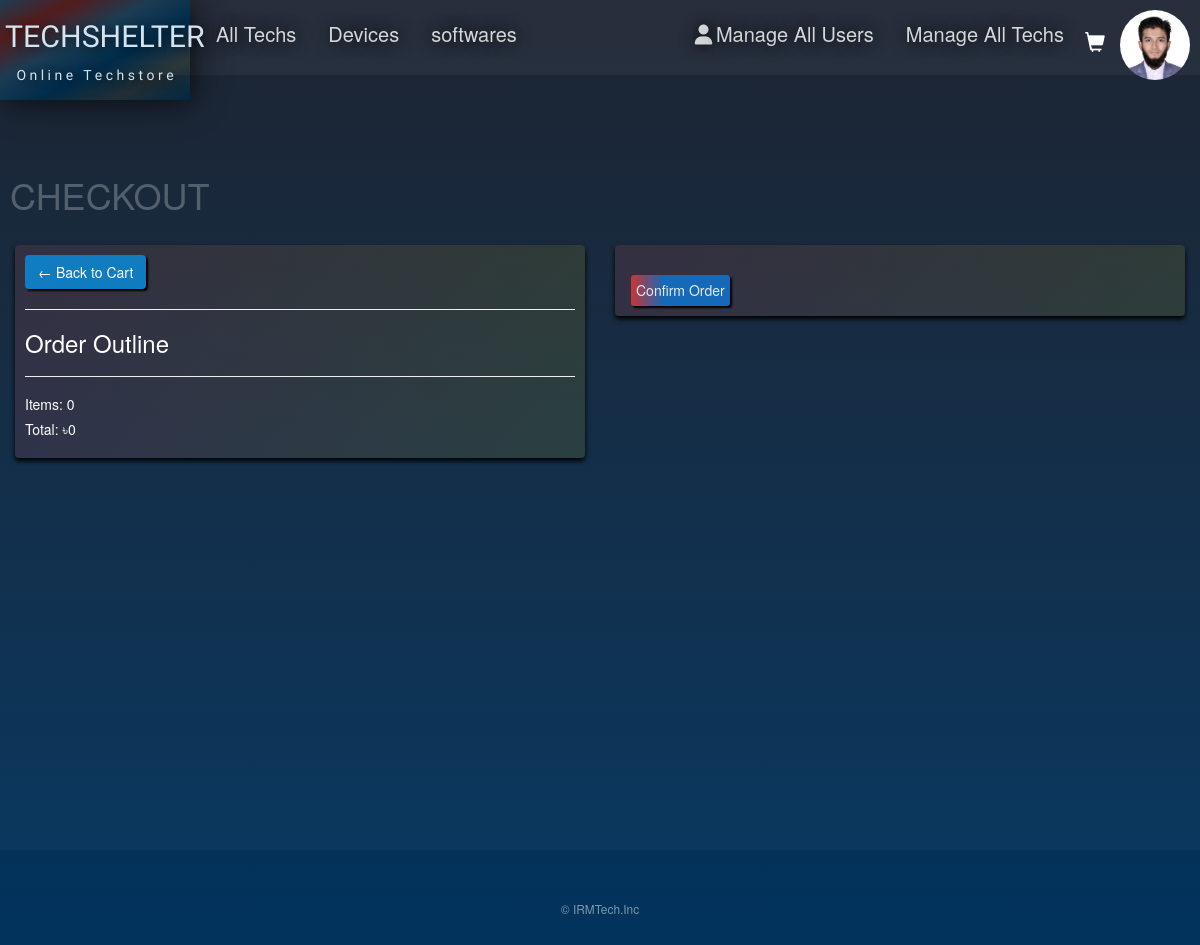
Screenshot of /checkout/ (signed in) with the database file from the repository.
### TechShelterApp/models.py (models this page shows, shortened)
class User(AbstractUser):
    image = models.ImageField(null=True, blank=True)
    location = models.CharField(max_length=30, blank=True)
    CUSTOMER = 'Customer'
    SELLER = 'Seller'
    USER_TYPE_CHOICES = [(CUSTOMER, 'Customer'),(SELLER, 'Seller')]
    usertype = models.CharField(max_length=8,choices=USER_TYPE_CHOICES,default=CUSTOMER)
    def __str__(self):
    	return self.username
    @property
    def imageURL(self):
    	try:
    		url = self.image.url
    	except:
    		url = 'https://ssl.gstatic.com/images/branding/product/2x/avatar_square_grey_512dp.png'
    	return url

class OrderInfo(models.Model):
	customer = models.ForeignKey(User, on_delete=models.CASCADE, null=True, blank=True)
	date_ordered = models.DateTimeField(auto_now_add=True)
	complete = models.BooleanField(default=False)
	transaction_id = models.CharField(max_length=100, null=True)
	@property
	def shipping(self):#get if the item is digital or physical
		shipping = False
		orderedtechs = self.orderedtech_set.all() # reverse relation with OrderedTech (get all the OrderedTech objects belong to a single OrderInfo object)
		for orderedtech in orderedtechs:
			if orderedtech.tech.digital == False:
				shipping = True
		return shipping
	@property
	def get_cart_total_price(self):#get price total for items in cart
		orderedtechs = self.orderedtech_set.all() # reverse relation with OrderedTech (get all the OrderedTech objects belong to a single OrderInfo object)
		cart_total_price=sum([orderedtech.get_total_price for orderedtech in orderedtechs])
		return cart_total_price
	@property
	def get_cart_item_quantity(self):#get number of items in cart
		orderedtechs = self.orderedtech_set.all() # reverse relation with OrderedTech (get all the OrderedTech objects belong to a single OrderInfo object)
		cart_item_quantity=sum([orderedtech.quantity for orderedtech in orderedtechs])
		return cart_item_quantity

### TechShelterApp/views.py (the view, shortened to what this page needs)
# urls.py: path('checkout/', views.checkout, name="checkout"),
def checkout(request):
    if request.user.is_authenticated:
        logged_in_user = request.user
        orderinfo, created = OrderInfo.objects.get_or_create(customer=logged_in_user, complete=False)
        orderedtechs = orderinfo.orderedtech_set.all()
        form = DeliveryForm(request.POST, request.FILES)
    context = {'logged_in_user':logged_in_user, 'orderedtechs':orderedtechs,'orderinfo':orderinfo, 'form':form}
    return render(request, 'TechShelterApp/checkout.html',context)

### TechShelterApp/Templates/TechShelterApp/checkout.html (shortened to what this page needs)
{% extends 'TechShelterApp/main.html' %}
{% load static %}
{% load widget_tweaks %}
{% load crispy_forms_tags %}
{% block content %}
<h1 style="padding-left:10px; padding-bottom: 15px; color:rgba(255, 255, 255, 0.26)">CHECKOUT</h1>
<div class="row"  style="margin: 0px 0px;">
     <div class="col-lg-6">
		<div class="box-element"  style="color:white; background-color:rgba(0, 0, 0, 0); background-image: linear-gradient(to right, #fc5a5a1e, rgba(255, 230, 0, 0.096) ); box-shadow: 0px 3px 5px black;" >
               <a  class="btn btn-outline-dark" href="{% url 'cart' %}"  style="color:rgb(254, 254, 255); background-color: rgba(0, 162, 255, 0.671); box-shadow: 2px 2px 2px black;">&#x2190; Back to Cart</a>
			<hr>
			<h3>Order Outline</h3>
               <hr>
			<h5>Items:   {{orderinfo.get_cart_item_quantity}}</h5>
			<h5>Total:   ৳{{orderinfo.get_cart_total_price}}</h5>
		</div>
     </div>
	<div class="col-lg-6" >
		<div class="box-element" id="form-wrapper"  style="color:white; background-color:rgba(0, 0, 0, 0); background-image: linear-gradient(to right, #fc5a5a1e, rgba(255, 230, 0, 0.096) ); box-shadow: 0px 3px 5px black;">
               <form method="post">
                    <button id="make-payment" class="pay" type="submit" style="margin-top: 20px;margin-bottom: 0px;">Confirm Order</button>
                  </form>
		</div>
          <br>
	</div>
</div>
{% endblock content %}

### TechShelterApp/Templates/TechShelterApp/main.html (shortened to what this page needs)
<!DOCTYPE html>
{% load static %}
<html style="min-height: 100%;">
<head>
  <link rel="stylesheet" type="text/css" href="{% static 'css/IRMGlowDark.css' %}">
  <link href="http://cdnjs.cloudflare.com/ajax/libs/font-awesome/4.3.0/css/font-awesome.css" rel="stylesheet" type='text/css'>
  <link rel="stylesheet" href="https://cdnjs.cloudflare.com/ajax/libs/font-awesome/4.7.0/css/font-awesome.min.css">
  <link rel="stylesheet" href="https://maxcdn.bootstrapcdn.com/bootstrap/3.3.7/css/bootstrap.min.css">
</head>
<body style="min-height: 100%;">
  <div class="menubar"
    style="position: fixed; padding: 0px; width: 100%;  float: left; align-content: initial;background-color: rgba(77, 77, 77, 0);z-index: 2;">
    <div class="logo_div">
      <a class="storelink" href="{% url 'tech_shelter' %}">
        <h1 class="logotext"> TECHSHELTER <span style="padding-bottom: 5px; font-family: 'Jura'; font-size: 14px;"> O n
            l i n e &nbsp; T e c h s t o r e </span></h1>
      </a>
    </div>
    <div style="width: 100%; background-color: rgba(255, 255, 255, 0.048); z-index: 3;height: 75px;">
      <div class="menubar_div-content">
        <a class="menu_link" style="float: left; padding-left: 26px;" href="{% url 'tech_shelter' %}">All Techs</a>
        <a class="menu_link" style="float: left;" href="{% url 'devices' %}">Devices</a>
        <a class="menu_link" style="float: left;" href="{% url 'softwares' %}">softwares</a>
      </div>
      <div class="user_div">
        <div class="usermenu">
          <img onclick="usermenuFunction()" class="user" src="{{logged_in_user.imageURL}}"
            style="float: right; width: 70px; border-radius: 100px; margin: 10px;"></img>
          {% if orderinfo.get_cart_item_quantity is not 0 and request.user.is_authenticated %}
          {% if not logged_in_user.usertype == 'Seller' or logged_in_user.is_staff or logged_in_user.is_admin %}
          <a class="cart" style="float: right; text-decoration: none; margin:5px; margin-top:10px; font-size: 40px;"
            href="{% url 'cart' %}">
            <p id="cart-total">
              {{orderinfo.get_cart_item_quantity}}
              <span class="glyphicon glyphicon-shopping-cart" style="font-size: 20px;">
              </span>
            </p>
          </a>
          {% endif %}
          {% elif not request.user.is_authenticated %}
          {% elif not logged_in_user.usertype == 'Seller' or logged_in_user.is_staff or logged_in_user.is_admin %}
          <a class="cart" style="float: right; text-decoration: none; margin:5px; font-size: 40px;"
            href="{% url 'cart' %}">
                <span class="glyphicon glyphicon-shopping-cart" style="font-size: 20px;">
              </span>
          </a>
          {% endif %}
          <div id='desktop-userbuttons' class="menubar_div-content">
            {% if request.user.is_authenticated %}
              {% if logged_in_user.is_superuser %}
                <a class="menu_link" href="{% url 'users' %}"><i class="fa fa-fw fa-user"></i>Manage All Users</a>
                {% endif %}
                {% if logged_in_user.is_superuser or logged_in_user.is_staff %}
                <a class="menu_link" href="{% url 'manage_techs' %}">Manage All Techs</a>
                {% endif %}
            {% else %}
              <a class="menu_link" style="float: right;" href="{% url 'login' %}"><i class="fa fa-fw fa-user"></i>Log in</a>
              <a class="menu_link" style="float: right;" href="{% url 'signup' %}"><i class="fa fa-pencil-square-o"></i>Sign up</a>
            {% endif %}
          </div>
        </div>
      </div>
    </div>
  </div>
  <div id="block-contents" class='block-contents'>
    <br>
    {% block content %}
    {% endblock content %}
  </div>
  <footer>
    <small>
      <p>
        &copy; IRMTech.Inc
      </p>
    </small>
    <footer>
</body>
</html>

### static/css/IRMGlowDark.css (style rules this page uses)
* { box-sizing: border-box; }
body { font-family: Arial, Helvetica, sans-serif; margin:0%; background-image: linear-gradient(to bottom, #181e2b,rgb(0, 52, 95)); min-height: 1500px; }
.logo_div { background-image: linear-gradient( to bottom right, #1c3c53, #1c3c53, #002c4b,#002c4b); box-shadow: 2px 2px 20px rgba(0, 0, 0, 0.267), 2px 2px 30px rgba(0, 0, 0, 0.253), 2px 2px 40px rgba(0, 0, 0, 0.274); float: left; transition-duration: 1.2s; height: 100px; width: 190px; clear: both; overflow:visible; margin: 0px; padding:0px; text-decoration: none; text-align: center; }
.storelink { text-decoration: none; padding:0px; margin: 0px; color: rgb(211, 227, 240); text-shadow: 3px 2px 10px rgba(0, 0, 0, 0.616); transition-duration: 0.6s; }
.logotext { clear: both; font-size: 30.3px; padding-left: 5px;; padding-right: 5px;; margin: 0px; font-family: 'Iceland'; }
.cart { text-decoration: none; background-color: rgba(255, 255, 255, 0); float: right; font-size: 25px; color: white; overflow: visible; }
.menubar_div-content { position: relative; float: left; width: 40%; display: none; color: white; z-index: 1; height: 100%; width:fit-content }
.menubar_div-content a { color: rgba(255, 255, 255, 0.815); padding: 20px 16px; text-decoration: none; display: block; }
.menu_link { height: 100%; text-decoration: none; text-shadow: 0px 0px 16px rgb(0, 0, 0); float: left; font-size: 20px; overflow: hidden; text-align: center; color:rgb(255, 255, 255); }
.user_div { background-color:rgba(0, 0, 255, 0); width: fit-content; float: right; }
h1,h2,h3,h4,h5,h6 { color:hsl(0, 0%, 30%); }
.btn { border-radius: 0; }
.usermenu { display: block; width: fit-content; text-align: right; }
.block-contents { width:100%; padding-top: auto; padding-bottom:50px; background-color: rgba(255, 255, 255, 0.027); min-height: 850px; }
footer { clear: both; position: relative; padding-top: 50px; margin: 0 0; text-align: center; background-color: rgba(255, 0, 0, 0); color: rgba(255, 255, 255, 0.493); }
@media (min-width: 921px) { .menubar_div-content, .menu_link, .menu_link:hover { display: block; } }
@media (min-width: 921px) { .block-contents { padding-top:135px; } }
@media (min-width: 921px) { .logotext { padding-top: 20px; } }
.col-lg-4, .col-lg-6, .col-lg-8, .col-lg-12 { margin-top: 5px; }
.box-element { box-shadow:hsl(0, 0%, 80%) 0 0 16px; background-color: #fff; border-radius: 4px; padding: 10px; }
.pay { color: rgb(233, 233, 233); border-radius: 3px; padding: 1% 1%; margin: 2% 1%; background-image: linear-gradient(to right, #c73535, rgb(20, 105, 184), rgb(20, 105, 184), rgb(20, 105, 184)); border: 0px; box-shadow: 2px 2px 2px black; transition-duration: 0.2s; }

### rows the page displays
User: imageURL (picture)
OrderInfo: get_cart_item_quantity "0", get_cart_total_price "0"
